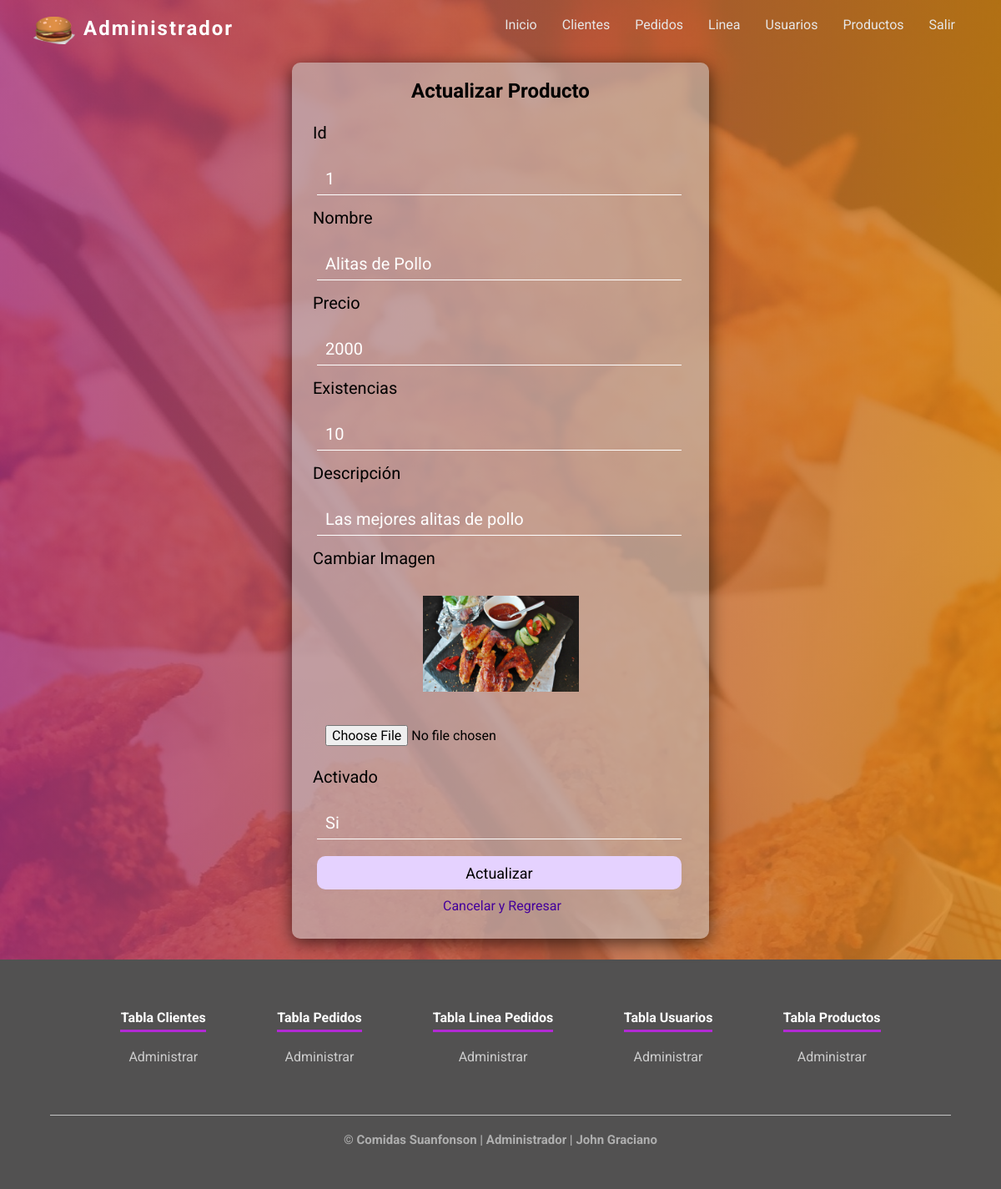
/view/actualizar_productos.php?id_producto=1 (signed in), run on the app's committed database.
### tables this page shows
CREATE TABLE `producto` (
  `id_producto` int(100) NOT NULL,
  `nombre` varchar(100) NOT NULL,
  `precio` decimal(10,0) NOT NULL,
  `existencias` int(10) NOT NULL,
  `descripcion` varchar(255) NOT NULL,
  `foto` varchar(255) NOT NULL,
  `activado` varchar(2) NOT NULL
);

### view/actualizar_productos.php (the view, shortened to what this page needs)
<?php
    include 'partials/head.php';
        extract($_GET);
        include_once('../controllers/conexion.php');
        $sql = ("SELECT * FROM producto WHERE id_producto = $id_producto");
        $ressql = mysqli_query($conexion, $sql);
        while ($row = mysqli_fetch_row ($ressql)){
            $id_producto = $row[0];
            $nombre      = $row[1];
            $precio      = $row[2];
            $existencias = $row[3];
            $descripcion = $row[4];
            $imagen      = $row[5];
            $activado    = $row[6];
            }
?>
</head>
<body>
    <?php include 'partials/menu.php';?>
    <main class="actualizar-productos">
        <div class="formulario-actualizar-pro">
            <h2>Actualizar Producto</h2><br>
            <form action="../models/actualizar_registros.php" method="POST" enctype="multipart/form-data">
                <label class="actualizar-label" for="">Id</label><br>
                <input type="number" name="id_producto" value="<?php echo $id_producto ?>" readonly="readonly" required>
                <label class="actualizar-label" for="">Nombre</label>
                <input type="text" name="nombre" value="<?php echo $nombre ?>" required>
                <label class="actualizar-label" for="">Precio</label><br>
                <input type="number" name="precio" value="<?php echo $precio ?>" required>
                <label class="actualizar-label" for="">Existencias</label><br>
                <input type="number" name="existencias" value="<?php echo $existencias ?>" required>
                <label class="actualizar-label" for="">Descripción</label><br>
                <input type="text" name="descripcion" value="<?php echo $descripcion ?>" required>
                <label class="actualizar-label" for="">Cambiar Imagen</label>
                <div class="conten-ver-imagen">
                    <img class="ver-editar-imagen ver-img-carrito-js" src="<?php echo $imagen ?>"
                        alt="<?php echo $titulo ?>" title="Ver Imagen"><br>
                </div>
                <input type="file" name="imagen" value="<?php echo $nombre ?>" required>
                <label class="actualizar-label" for="">Activado</label><br>
                <input type="text" name="activado" value="<?php echo $activado ?>" required>
                <input type="submit" name="actualizarproducto" value="Actualizar" title="Actualiza el Producto"><br>
                <a class="url-actual" href="tabla_productos.php">Cancelar y Regresar</a>
            </form>
        </div>
    </main>
    <?php include 'partials/footer.php';?>

### view/assets/css/suanfonson.estilos.css (style rules this page uses)
* { margin: 0; padding: 0; box-sizing: border-box; font-family: 'Roboto', sans-serif; scroll-behavior: smooth; }
.actualizar-productos { width: 100%; height: 1150px; background: -webkit-linear-gradient(to right, hsla(324, 54%, 43%, 0.808), rgba(73, 211, 18, 0.774)), url(../../assets/img/image/portada_ingresar.jpg); background: linear-gradient(to right, hsla(324, 54%, 43%, 0.808), hsla(35, 84%, 45%, 0.822)), url(../../assets/img/image/portada_ingresar.jpg); }
.portada-ini, .ingresar, .registrarse, .contacto, .informacion, .portada-ini-user, .mis_datos, .portada-admin, .actualizar-productos, .agregar-producto, .actualizar-user, .actualizar-cli, .actualizar-imagen, .agregar-usuario, .agregar-imagen-pro, .detalles-productos, .contenedor-comprobacion-compra { background-size: cover; background-attachment: fixed; position: relative; }
.formulario-actualizar-pro { width: 500px; height: 1050px; background: rgba(196, 196, 196, 0.589); position: absolute; top: 50px; left: 0; bottom: 0; right: 0; margin: auto; border-radius: 10px; box-shadow: 0 5px 20px rgba(0, 0, 0, 0.623); padding: 20px; }
.formulario-actualizar-pro input { width: 95%; padding: 10px; margin: 10px; }
.formulario-actualizar-pro h2 { text-align: center; }
.actualizar-label { padding: 5px; font-size: 10px; text-align: left; }
.formulario-actualizar-pro input[type="number"], .formulario-actualizar-pro input[type="text"] { border: none; background: transparent; outline: none; height: 40px; color: rgb(255, 255, 255); border-bottom: 1px solid rgb(255, 255, 255); font-size: 20px; }
.formulario-actualizar-pro input[type="submit"] { border: none; outline: none; height: 40px; background-color: rgb(229, 210, 255); color: rgb(0, 0, 0); font-size: 18px; border-radius: 10px; }
.url-actual { text-decoration: none; padding-left: 35%; color: rgb(68, 1, 155); }
.actualizar-label { font-size: 20px; text-align: left; }
.conten-ver-imagen { text-align: center; }
.ver-editar-imagen { width: 45%; height: 135px; margin: 10px; cursor: pointer; padding: 10px; transition: 0.3s; }

### view/assets/css/tablas.css (style rules this page uses)
:root { --sizeButton: 60px; --sizeIcons: 25px; --widthContent: 200px; --heightContent: 130px; }

### data on the page
producto: id_producto "1", nombre "Alitas de Pollo", precio "2000", existencias "10", descripcion "Las mejores alitas de pollo", foto (picture), activado "Si"

### other printed values
$_SESSION["nombre"] "John"
$_SESSION["apellido"] "Graciano"
